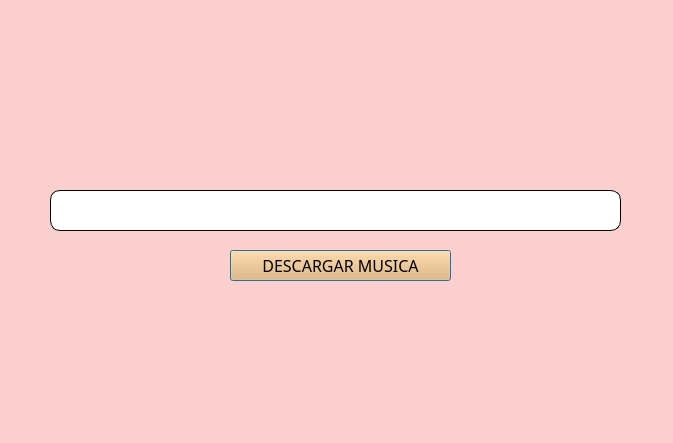
<?xml version="1.0" encoding="UTF-8"?>
<ui version="4.0">
 <class>Dialog</class>
 <widget class="QDialog" name="Dialog">
  <property name="geometry">
   <rect>
    <x>0</x>
    <y>0</y>
    <width>673</width>
    <height>443</height>
   </rect>
  </property>
  <property name="maximumSize">
   <size>
    <width>673</width>
    <height>443</height>
   </size>
  </property>
  <property name="windowTitle">
   <string>Marielos</string>
  </property>
  <property name="styleSheet">
   <string notr="true">background-color: rgb(250, 207, 206);
</string>
  </property>
  <widget class="QLineEdit" name="textUrl">
   <property name="enabled">
    <bool>true</bool>
   </property>
   <property name="geometry">
    <rect>
     <x>50</x>
     <y>190</y>
     <width>571</width>
     <height>41</height>
    </rect>
   </property>
   <property name="sizePolicy">
    <sizepolicy hsizetype="Maximum" vsizetype="Maximum">
     <horstretch>0</horstretch>
     <verstretch>0</verstretch>
    </sizepolicy>
   </property>
   <property name="font">
    <font>
     <family>archcraft</family>
     <pointsize>12</pointsize>
    </font>
   </property>
   <property name="styleSheet">
    <string notr="true">background-color: rgb(255, 255, 255);
border-radius: 10px;
border: 1px solid; </string>
   </property>
  </widget>
  <widget class="QPushButton" name="btnDownload">
   <property name="geometry">
    <rect>
     <x>230</x>
     <y>250</y>
     <width>221</width>
     <height>31</height>
    </rect>
   </property>
   <property name="font">
    <font>
     <family>archcraft</family>
     <pointsize>12</pointsize>
    </font>
   </property>
   <property name="cursor">
    <cursorShape>OpenHandCursor</cursorShape>
   </property>
   <property name="focusPolicy">
    <enum>Qt::ClickFocus</enum>
   </property>
   <property name="toolTip">
    <string/>
   </property>
   <property name="styleSheet">
    <string notr="true">background-color: rgb(242, 178, 99);</string>
   </property>
   <property name="text">
    <string>DESCARGAR MUSICA</string>
   </property>
  </widget>
  <widget class="QLabel" name="label">
   <property name="geometry">
    <rect>
     <x>260</x>
     <y>300</y>
     <width>151</width>
     <height>131</height>
    </rect>
   </property>
   <property name="styleSheet">
    <string notr="true"/>
   </property>
   <property name="text">
    <string/>
   </property>
   <property name="pixmap">
    <pixmap resource="../Downloads/imagen.qrc">:/images/flor.png</pixmap>
   </property>
   <property name="scaledContents">
    <bool>true</bool>
   </property>
  </widget>
  <widget class="QLabel" name="label_2">
   <property name="geometry">
    <rect>
     <x>170</x>
     <y>10</y>
     <width>341</width>
     <height>171</height>
    </rect>
   </property>
   <property name="maximumSize">
    <size>
     <width>800</width>
     <height>600</height>
    </size>
   </property>
   <property name="styleSheet">
    <string notr="true"/>
   </property>
   <property name="text">
    <string/>
   </property>
   <property name="pixmap">
    <pixmap resource="../Downloads/imagen.qrc">:/images/mari.png</pixmap>
   </property>
   <property name="scaledContents">
    <bool>true</bool>
   </property>
  </widget>
 </widget>
 <resources>
  <include location="../Downloads/imagen.qrc"/>
 </resources>
 <connections/>
</ui>
